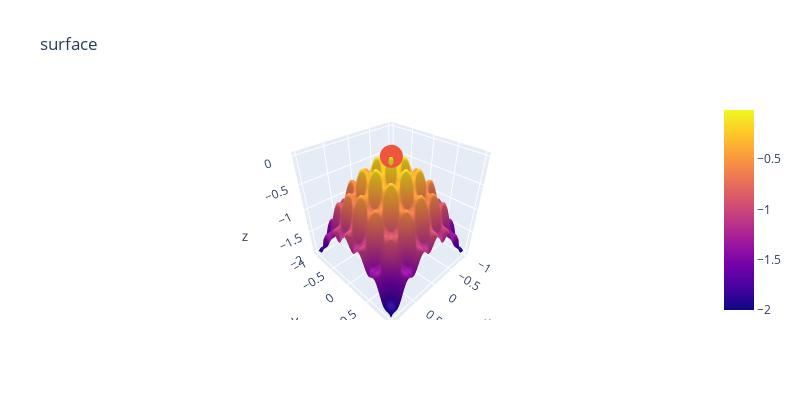

This figure's notebook cell:
### Markdown cell above
<img src="./newplot.png" width=1000 height=600 />

### Code cell
func_no=2
costs=[]
position = np.array([2, 2], dtype=float)
cost = objective_func(position, func_no)
ub = np.array([1,1], dtype=float)
lb = np.array([-1, -1], dtype=float)
A = State()
alpha=0.999
iteration=3000
To=1
A.pos,A.cost=position,cost
costs ,x,y,A= cal_cost(A,lb,ub,To,alpha,iteration,stepSize=[0.01,0.01],eq=func_no)
# print(costs)
make_plot(A,costs,x,y,ub,lb,eq=func_no)
print(f'solution {A}')

### Figure 1 — Plotly figure (JSON) as saved in the notebook; plotly's stock layout.template omitted (floating-point values rounded to 4 significant figures; data arrays with more than 128 entries replaced by an {"elided": "..."} marker saying what was removed)
{"data": [{"type": "surface", "x": {"elided": "60x60 float values"}, "y": {"elided": "60x60 float values"}, "z": {"elided": "60x60 float values"}}, {"type": "scatter3d", "x": [-3.192e-16], "y": [-3.192e-16], "z": [0]}], "layout": {"height": 400, "title": {"text": "surface"}, "width": 800}}
